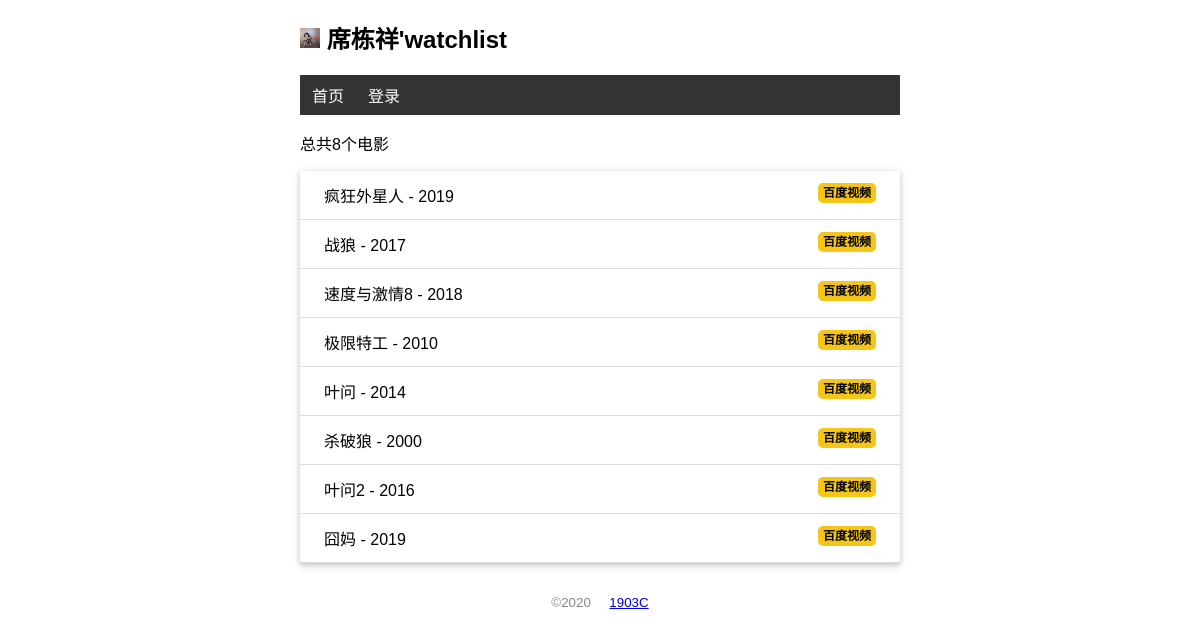
The page / on the database its author committed.
### watchlist/models.py (models this page shows, shortened)
class User(db.Model,UserMixin):
    id = db.Column(db.Integer,primary_key=True)
    name = db.Column(db.String(20))
    username = db.Column(db.String(20))
    password_hash = db.Column(db.String(128))

class Movie(db.Model):
    id = db.Column(db.Integer,primary_key=True)
    title = db.Column(db.String(60))
    year = db.Column(db.String(4))

### watchlist/views.py (the view, shortened to what this page needs)
@app.route('/',methods=['GET','POST'])
def index():
    movies = Movie.query.all()
    return render_template('index.html',movies=movies)

### watchlist/__init__.py (called while the page is built)
@app.context_processor
def common_user():
    from watchlist.models import User
    user = User.query.first()
    return dict(user=user)

### watchlist/templates/index.html (shortened to what this page needs)
{% extends 'base.html' %}
{% block content %}
<p>总共{{ movies|length }}个电影</p>
<ul class="movie-list">
    {% for movie in movies%}
    <li>
        {{ movie.title }} - {{ movie.year }}
        <span class="float-right">
            <a class="baidu" href="http://v.baidu.com/v?word={{ movie.title }}&ct=301989888&rn=67&pn=0&db=0&s=0&fbl=800&ie=utf-8&oq={{ movie.title }}&f=3&rsp=0" target="_blank">百度视频</a>
        </span>
    </li>
    {% endfor %}
</ul>
{% endblock %}

### watchlist/templates/base.html (shortened to what this page needs)
<!DOCTYPE html>
<html lang="zh">
<head>
    {% block head %}
    <link rel="stylesheet" href="{{ url_for('static',filename='css/style.css') }}">
    {% endblock %}
</head>
<body>
    <h2>
        <img src="{{ url_for('static',filename='images/2.jpg') }}" alt="头像" class="avatar" style= "width: 20px;height: 20px;">
        {{ user.name }}'watchlist
    </h2>
    <nav>
        <ul>
            <li>
                <a href="{{ url_for('index') }}">首页</a>
            </li>
            {% if not current_user.is_authenticated %}
            <li>
                <a href="{{ url_for('login') }}">登录</a>
            </li>
            {% else %}
            <li>
                <a href="{{ url_for('login') }}">{{ current_user.name }}</a>
            </li>
            {% endif %}
        </ul>
    </nav>
    {% block content %}{% endblock %}
    <footer>
        <small>&copy;2020 &nbsp;&nbsp;&nbsp; <a href="{{ url_for("index")}}">1903C</a> </small>
    </footer>
</body>
</html>

### watchlist/static/css/style.css (style rules this page uses)
body { margin: 0 auto; max-width: 600px; font-size: 16px; font-family: Arial, Helvetica, sans-serif; }
footer { color: #888; margin-top: 20px; text-align: center; padding: 10px; }
.avatar { width: 40px; }
.movie-list { list-style-type: none; padding: 0; margin-bottom: 10px; box-shadow: 0 2px 5px 0 rgba(0, 0, 0, 0.16),0 2px 10px 0 rgba(0, 0, 0, 0.12); }
.movie-list li { padding: 12px 24px; border-bottom: 1px solid #dddddd; }
nav ul { list-style-type: none; margin: 0; padding: 0; overflow: hidden; background-color: #333333; }
nav li { float: left; }
nav li a { display: block; color: white; text-align: center; padding: 8px 12px; text-decoration: none; }
.float-right { float: right; }
.baidu { font-size: 12px; font-weight: bold; color: black; text-decoration: none; background: #f5c518; border-radius: 5px; padding: 3px 5px; }

### rows shown on the page
User: name "席栋祥"
Movie: title "疯狂外星人", year "2019"
Movie: title "战狼", year "2017"
Movie: title "速度与激情8", year "2018"
Movie: title "极限特工", year "2010"
Movie: title "叶问", year "2014"
Movie: title "杀破狼", year "2000"
Movie: title "叶问2", year "2016"
Movie: title "囧妈", year "2019"

### other values the page prints
{{ movies|length }} "8"
